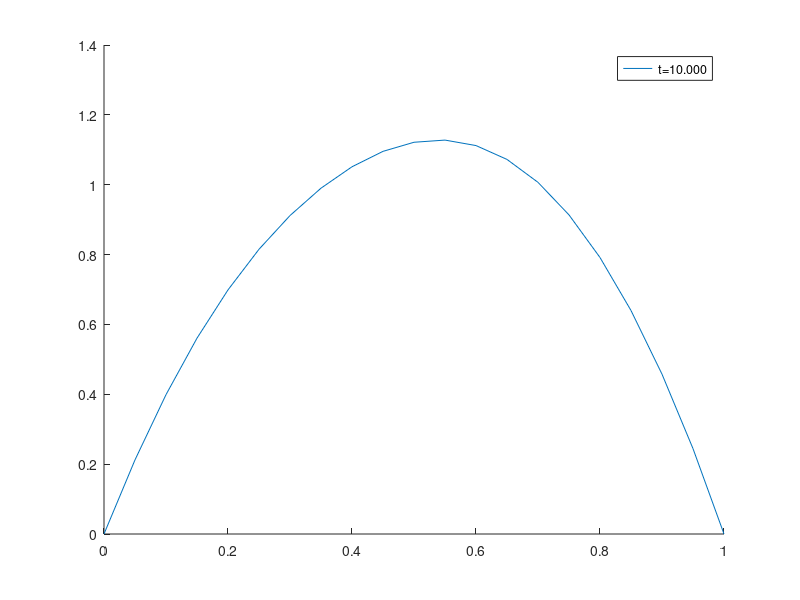

Write the MATLAB code that produced this figure.
clearvars; clc;
tFormatStr = '%.3f';
V_0 = 1;
C = sqrt(2);
dx = 0.05;
dt = 0.01;
m = 1;
g = @(t)t/m;
Lx = 1;
T = 10;
X = 0:dx:Lx;
Nx = size(X,2);
Q = [ 0.2*sin(pi*X); zeros(1,Nx) ];
Q(1,Nx) = 0;
A = [ 
        0 0; 
        dt/(dx^2)*(V_0^2-C^2) -dt/dx*V_0
    ];
B = [ 
        1 -dt; 
        -2*dt/(dx^2)*(V_0^2-C^2) 1
    ];
C = [ 
        0 0; 
        dt/(dx^2)*(V_0^2-C^2) dt/dx*V_0 
    ];
Alpha = zeros(2,2,Nx);
Beta = zeros(2,1,Nx);
hold all;
p1 = plot(X,Q(1,:));
%p2 = plot(X,Q(2,:));
legend(['t=' num2str(0,tFormatStr)],'W','V');
for t=0:dt:T-dt
    D = [ Q(1,:); Q(2,:)+dt*g(t) ];
    for i=3:Nx
        Alpha(:,:,i) = -(A*Alpha(:,:,i-1)+B)\C;
        Beta(:,:,i) = (A*Alpha(:,:,i-1)+B)\(D(:,i-1)-A*Beta(:,:,i-1));
    end
    for i=Nx-1:-1:2
        Q(:,i) = Alpha(:,:,i+1)*Q(:,i+1)+Beta(:,:,i+1);
    end
    set (p1, 'Xdata', X, 'Ydata', Q(1,:));
   % set (p2, 'Xdata', X, 'Ydata', Q(2,:));
    drawnow;
    legend(['t=' num2str(t+dt,tFormatStr)],'W','V');
end